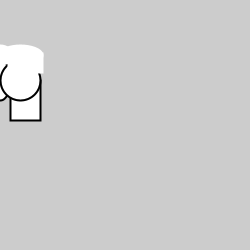
Frame 1 (no input)
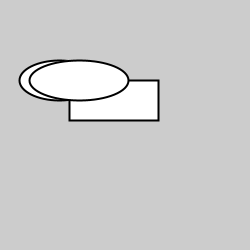
Frame 60 (the mouse pressed at the canvas centre just before this capture)
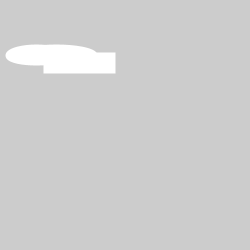
Frame 120 (the mouse held since frame 60 and released just before this capture)

The Processing sketch that drew these frames (run headless with seeded random() and noise(); from frame 60 on, the mouse is pressed at the canvas centre):

// Processing sketch: processing_11855
// ── processing_11855.pde

Diagonals da, db;
void setup() {
size(250, 250);
smooth();
// Inputs: x, y, velocidad, espesor, grray
da = new Diagonals(0, 80, 1, 2, 0);
db = new Diagonals(0, 55, 2, 6, 255);
}
void draw() {
background(204);
da.update();
db.update();
}
class Diagonals {
int x, y, speed, thick, gray;
Diagonals(int xpos, int ypos, int s, int t, int g) {
x = xpos;
y = ypos;
speed = s;
thick = t;
gray = g;
}
void update() {
strokeWeight(thick);
stroke(gray);
ellipse(x, y, x+20, y-40);
rect(x+10, y, x+30, y-40);
ellipse(x+20, y, x+40, y-40);
x = x + speed;
if (x > 100) {
x = -100;
}
}
}
